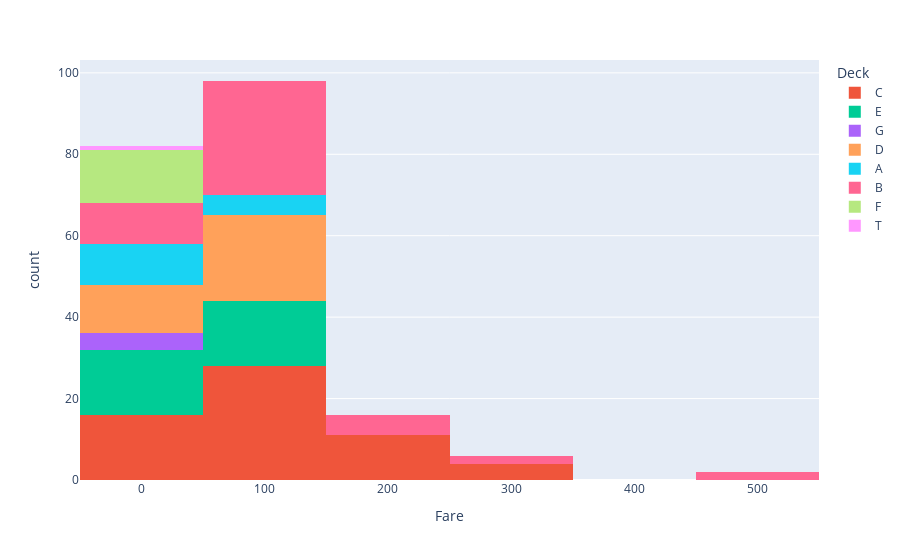

Notebook code for this chart:
### Code cell
fig = px.histogram(titanic.df, x="Fare", color="Deck", nbins=10)
fig.show()

# Як результат, бачимо, що немає чіткої закономірності між ціною квитка та палубою, отже позначимо всі невідомі палуби як unknown
# Палуба T має лише 1 елемент, тому спочатку подивимость на цей елемент

### Figure 1 — Plotly figure (JSON) as saved in the notebook; plotly's stock layout.template omitted (floating-point values rounded to 4 significant figures)
{"data": [{"bingroup": "x", "hovertemplate": "Deck=C<br>Fare=%{x}<br>count=%{y}<extra></extra>", "legendgroup": "C", "marker": {"color": "#EF553B", "pattern": {"shape": ""}}, "name": "C", "nbinsx": 10, "orientation": "v", "showlegend": true, "type": "histogram", "x": [71.28, 53.1, 26.55, 263.0, 35.5, 83.47, 263.0, 52.0, 53.1, 66.6, 28.71, 90.0, 83.47, 90.0, 26.55, 153.5, 135.6, 29.7, 151.6, 30.5, 151.6, 108.9, 83.16, 164.9, 135.6, 28.5, 153.5, 66.6, 263.0, 35.0, 211.5, 90.0, 26.55, 263.0, 30.5, 27.75, 89.1, 90.0, 30.5, 151.6, 108.9, 221.8, 106.4, 110.9, 51.48, 110.9, 153.5, 52.0, 110.9, 227.5, 49.5, 26.55, 52.0, 227.5, 78.85, 29.7, 89.1, 83.16, 30.0], "xaxis": "x", "yaxis": "y"}, {"bingroup": "x", "hovertemplate": "Deck=E<br>Fare=%{x}<br>count=%{y}<extra></extra>", "legendgroup": "E", "marker": {"color": "#00cc96", "pattern": {"shape": ""}}, "name": "E", "nbinsx": 10, "orientation": "v", "showlegend": true, "type": "histogram", "x": [51.86, 61.17, 13.0, 55.0, 79.65, 12.35, 56.93, 134.5, 134.5, 55.0, 55.44, 8.05, 55.9, 26.55, 26.55, 38.5, 26.29, 79.65, 26.39, 55.9, 79.65, 25.59, 26.29, 26.29, 10.5, 53.1, 12.47, 10.5, 53.1, 12.47, 83.16, 26.55], "xaxis": "x", "yaxis": "y"}, {"bingroup": "x", "hovertemplate": "Deck=G<br>Fare=%{x}<br>count=%{y}<extra></extra>", "legendgroup": "G", "marker": {"color": "#ab63fa", "pattern": {"shape": ""}}, "name": "G", "nbinsx": 10, "orientation": "v", "showlegend": true, "type": "histogram", "x": [16.7, 10.46, 10.46, 16.7], "xaxis": "x", "yaxis": "y"}, {"bingroup": "x", "hovertemplate": "Deck=D<br>Fare=%{x}<br>count=%{y}<extra></extra>", "legendgroup": "D", "marker": {"color": "#FFA15A", "pattern": {"shape": ""}}, "name": "D", "nbinsx": 10, "orientation": "v", "showlegend": true, "type": "histogram", "x": [13.0, 76.73, 63.36, 77.29, 77.29, 26.28, 113.3, 76.29, 52.55, 77.96, 12.88, 13.0, 75.25, 113.3, 51.86, 13.79, 78.27, 34.02, 78.27, 52.55, 32.32, 77.96, 76.73, 113.3, 76.73, 30.0, 53.1, 77.96, 30.0, 25.93, 39.4, 25.93, 52.55], "xaxis": "x", "yaxis": "y"}, {"bingroup": "x", "hovertemplate": "Deck=A<br>Fare=%{x}<br>count=%{y}<extra></extra>", "legendgroup": "A", "marker": {"color": "#19d3f3", "pattern": {"shape": ""}}, "name": "A", "nbinsx": 10, "orientation": "v", "showlegend": true, "type": "histogram", "x": [35.5, 34.65, 30.7, 50.0, 31.0, 26.0, 81.86, 52.0, 39.6, 40.12, 56.93, 30.0, 35.5, 0.0, 50.5], "xaxis": "x", "yaxis": "y"}, {"bingroup": "x", "hovertemplate": "Deck=B<br>Fare=%{x}<br>count=%{y}<extra></extra>", "legendgroup": "B", "marker": {"color": "#FF6692", "pattern": {"shape": ""}}, "name": "B", "nbinsx": 10, "orientation": "v", "showlegend": true, "type": "histogram", "x": [146.5, 61.98, 80.0, 247.5, 79.2, 33.5, 27.72, 146.5, 86.5, 0.0, 91.08, 247.5, 262.4, 57.98, 69.3, 120.0, 120.0, 91.08, 29.7, 86.5, 93.5, 57.98, 26.55, 49.5, 71.0, 79.2, 30.5, 69.3, 52.0, 512.3, 211.3, 57.0, 211.3, 512.3, 262.4, 71.0, 86.5, 120.0, 211.3, 57.0, 79.2, 120.0, 0.0, 93.5, 80.0, 5.0, 30.0], "xaxis": "x", "yaxis": "y"}, {"bingroup": "x", "hovertemplate": "Deck=F<br>Fare=%{x}<br>count=%{y}<extra></extra>", "legendgroup": "F", "marker": {"color": "#B6E880", "pattern": {"shape": ""}}, "name": "F", "nbinsx": 10, "orientation": "v", "showlegend": true, "type": "histogram", "x": [10.5, 7.65, 22.36, 26.0, 39.0, 26.0, 26.0, 13.0, 10.5, 39.0, 7.65, 7.65, 7.75], "xaxis": "x", "yaxis": "y"}, {"bingroup": "x", "hovertemplate": "Deck=T<br>Fare=%{x}<br>count=%{y}<extra></extra>", "legendgroup": "T", "marker": {"color": "#FF97FF", "pattern": {"shape": ""}}, "name": "T", "nbinsx": 10, "orientation": "v", "showlegend": true, "type": "histogram", "x": [35.5], "xaxis": "x", "yaxis": "y"}], "layout": {"barmode": "relative", "legend": {"title": {"text": "Deck"}, "tracegroupgap": 0}, "margin": {"t": 60}, "xaxis": {"anchor": "y", "domain": [0, 1], "title": {"text": "Fare"}}, "yaxis": {"anchor": "x", "domain": [0, 1], "title": {"text": "count"}}}}
